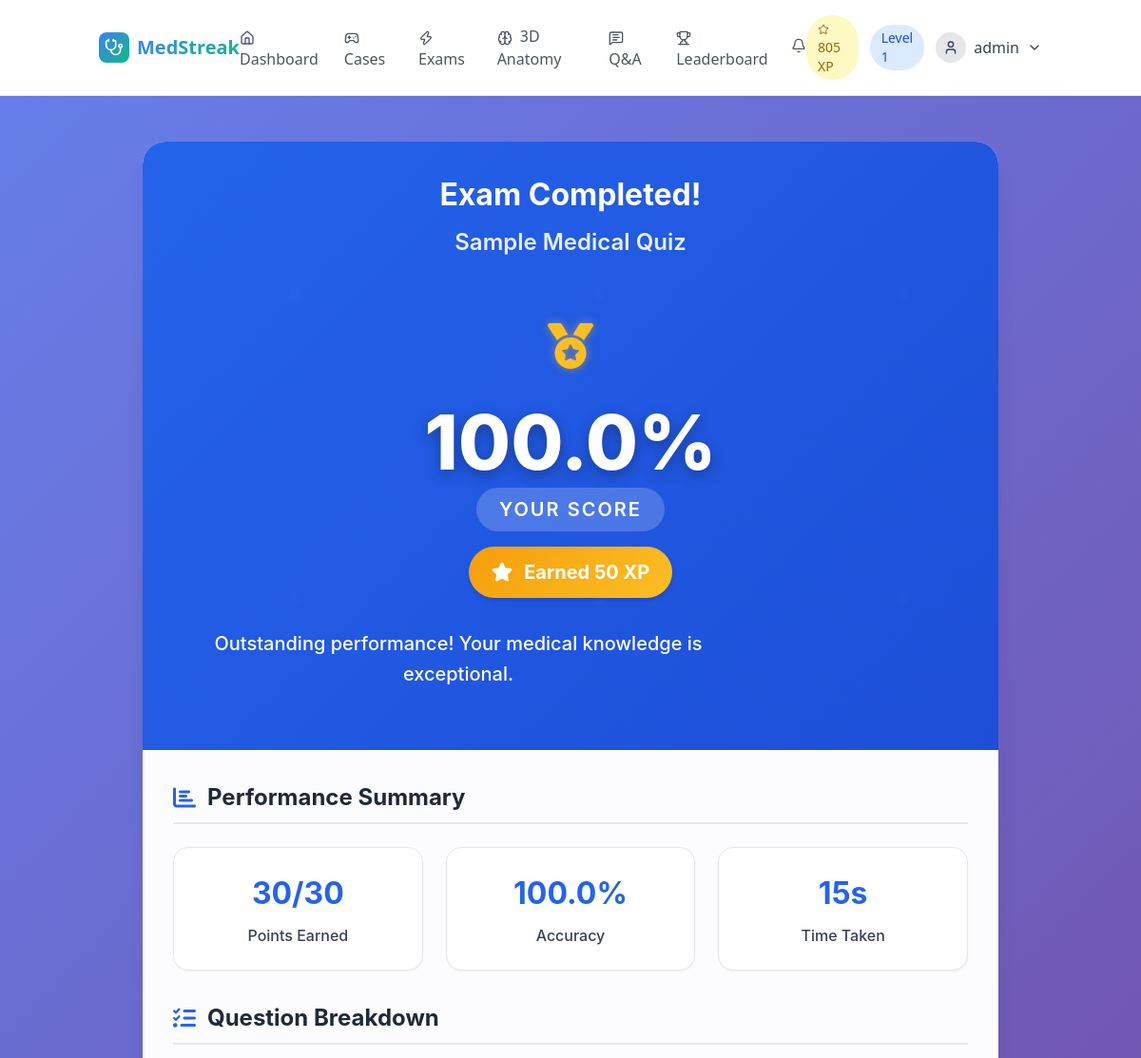
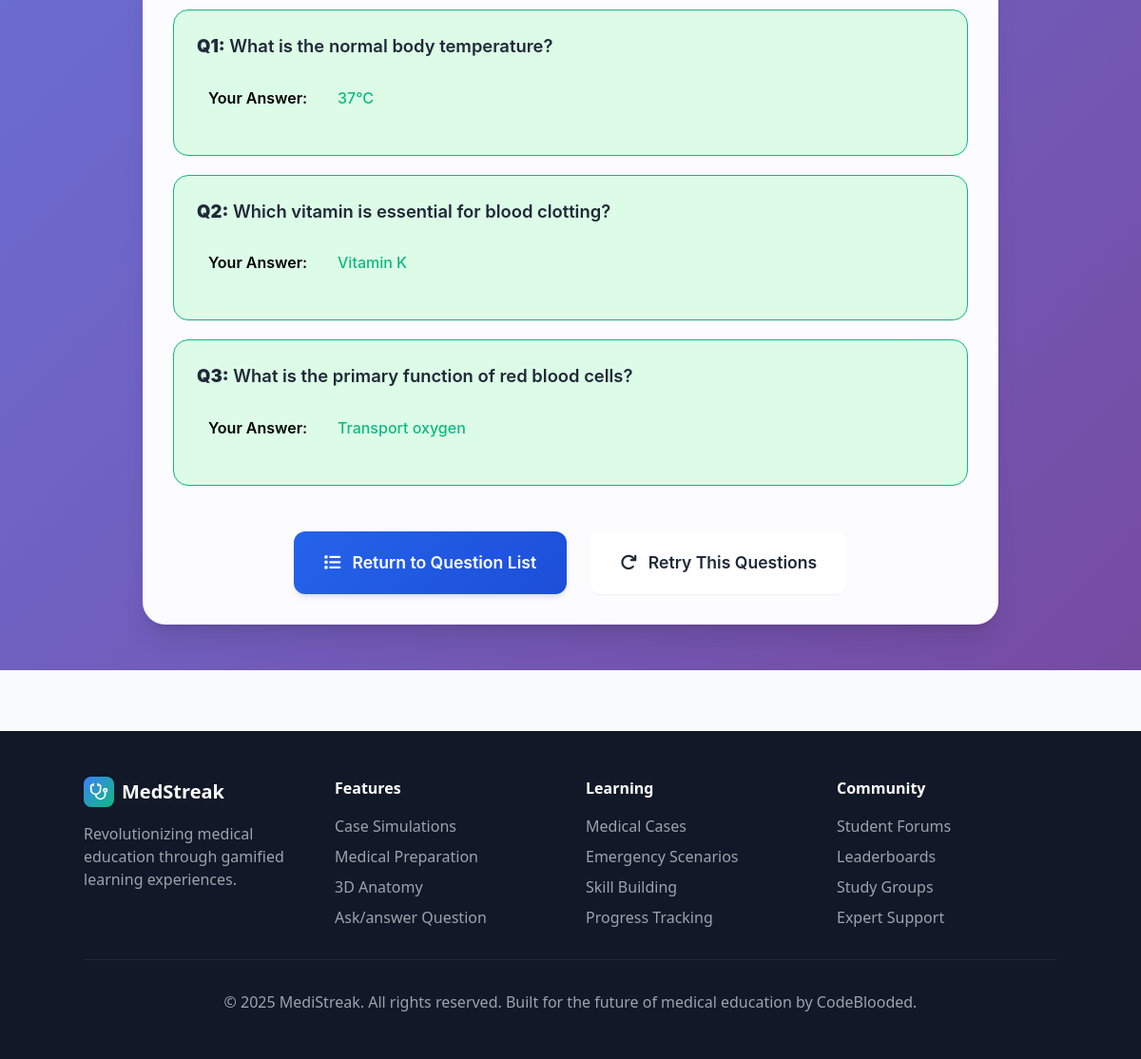
The app's page /quizzes/result/8/ (signed in) with its own data (2 pictures, top to bottom).
### core/models.py (models this page shows, shortened)
class StudentProfile(models.Model):
    YEAR_CHOICES = [
        ('1', 'First Year'),
        ('2', 'Second Year'),
        ('3', 'Third Year'),
        ('4', 'Fourth Year'),
        ('resident', 'Resident'),
        ('other', 'Other'),
    ]
    SPECIALIZATION_CHOICES = [
        ('general', 'General Medicine'),
        ('cardiology', 'Cardiology'),
        ('neurology', 'Neurology'),
        ('pediatrics', 'Pediatrics'),
        ('surgery', 'Surgery'),
        ('psychiatry', 'Psychiatry'),
        ('emergency', 'Emergency Medicine'),
        ('radiology', 'Radiology'),
        ('pathology', 'Pathology'),
        ('other', 'Other'),
    ]
    user = models.OneToOneField(User, on_delete=models.CASCADE)
    student_id =  models.CharField(max_length=100, unique=True, default=generate_student_id)
    university = models.CharField(max_length=200, blank=True)
    year_of_study = models.CharField(max_length=10, choices=YEAR_CHOICES, default='1')
    specialization = models.CharField(max_length=20, choices=SPECIALIZATION_CHOICES, default='general')
    total_xp = models.IntegerField(default=0)
    level = models.IntegerField(default=1)
    current_streak = models.IntegerField(default=0)
    longest_streak = models.IntegerField(default=0)
    last_activity = models.DateTimeField(default=timezone.now)
    cases_completed = models.IntegerField(default=0)
    quiz_accuracy = models.FloatField(default=0.0)
    total_study_time = models.IntegerField(default=0)  # in minutes
    timed_challenges_completed = models.IntegerField(default=0)
    is_profile_complete = models.BooleanField(default=False)
    email_notifications = models.BooleanField(default=True)
    public_profile = models.BooleanField(default=True)
    created_at = models.DateTimeField(auto_now_add=True)
    updated_at = models.DateTimeField(auto_now=True)

### quizzes/models.py (models this page shows, shortened)
class QuizAttempt(models.Model):
    user = models.ForeignKey(User, on_delete=models.CASCADE)
    quiz = models.ForeignKey(Quiz, on_delete=models.CASCADE)
    score = models.IntegerField(default=0)
    max_score = models.IntegerField(default=0)
    time_taken = models.IntegerField(help_text="Time taken in seconds")
    completed_at = models.DateTimeField(auto_now_add=True)
    xp_earned = models.IntegerField(default=0)
    class Meta:
        ordering = ['-completed_at']
    @property
    def percentage(self):
        if self.max_score > 0:
            return round((self.score / self.max_score) * 100, 1)
        return 0

class Quiz(models.Model):
    title = models.CharField(max_length=200)
    description = models.TextField()
    difficulty = models.CharField(max_length=20, choices=[
        ('beginner', 'Beginner'),
        ('intermediate', 'Intermediate'),
        ('advanced', 'Advanced'),
    ])
    time_limit = models.IntegerField(help_text="Time limit in minutes")
    xp_reward = models.IntegerField(default=50)
    created_at = models.DateTimeField(auto_now_add=True)
    updated_at = models.DateTimeField(auto_now=True)

class QuizAnswer(models.Model):
    attempt = models.ForeignKey(QuizAttempt, on_delete=models.CASCADE, related_name='answers')
    question = models.ForeignKey(Question, on_delete=models.CASCADE)
    selected_choice = models.ForeignKey(Choice, on_delete=models.CASCADE)
    is_correct = models.BooleanField(default=False)
    time_taken = models.IntegerField(help_text="Time taken for this question in seconds")

class Question(models.Model):
    quiz = models.ForeignKey(Quiz, on_delete=models.CASCADE, related_name='questions')
    question_text = models.TextField()
    explanation = models.TextField(blank=True)
    points = models.IntegerField(default=10)
    order = models.IntegerField(default=0)
    class Meta:
        ordering = ['order']

class Choice(models.Model):
    question = models.ForeignKey(Question, on_delete=models.CASCADE, related_name='choices')
    choice_text = models.CharField(max_length=500)
    label = models.CharField(max_length=1)
    is_correct = models.BooleanField(default=False)
    order = models.IntegerField(default=0)
    class Meta:
        ordering = ['order']

### quizzes/views.py (the view)
# urls.py: path('result/<int:attempt_id>/', views.quiz_result, name='quiz_result'),
@login_required
def quiz_result(request, attempt_id):
    attempt = get_object_or_404(QuizAttempt, id=attempt_id, user=request.user)
    answers = attempt.answers.select_related('question', 'selected_choice').all()
    context = {
        'attempt': attempt,
        'answers': answers,
    }
    return render(request, 'quizzes/quiz_result.html', context)

### ai_checker/context_processors.py (called while the page is built)
def notification_count(request):
    if request.user.is_authenticated:
        unread_count = Notification.objects.filter(
            recipient=request.user,
            is_read=False
        ).count()
        return {'unread_notification_count': unread_count}
    return {'unread_notification_count': 0}

### templates/quizzes/quiz_result.html (shortened to what this page needs)
{% extends 'base.html' %}
{% load static %}
{% block content %}
<div class="result-container">
    <div class="result-card">
        <div class="result-header">
            <h1 class="result-title">Exam Completed!</h1>
            <div class="quiz-title">{{ attempt.quiz.title }}</div>
            <div class="score-display">
                <div class="medal">
                    <i class="fas fa-medal"></i>
                </div>
                <div class="score-value">{{ attempt.percentage }}%</div>
                <div class="score-label">Your Score</div>
                <div class="xp-badge">
                    <i class="fas fa-star"></i>
                    Earned {{ attempt.xp_earned }} XP
                </div>
            </div>
            <div class="performance-message">
                {% if attempt.percentage >= 90 %}
                Outstanding performance! Your medical knowledge is exceptional.
                {% elif attempt.percentage >= 75 %}
                Great job! You've demonstrated strong medical knowledge.
                {% elif attempt.percentage >= 60 %}
                Good effort! Review the explanations to improve next time.
                {% else %}
                Keep learning! Review the material and try again to improve.
                {% endif %}
            </div>
        </div>
        <div class="result-body">
            <h2 class="section-title">
                <i class="fas fa-chart-bar"></i> Performance Summary
            </h2>
            <div class="summary-grid">
                <div class="summary-card">
                    <div class="summary-value">{{ attempt.score }}/{{ attempt.max_score }}</div>
                    <div class="summary-label">Points Earned</div>
                </div>
                <div class="summary-card">
                    <div class="summary-value">{{ attempt.percentage }}%</div>
                    <div class="summary-label">Accuracy</div>
                </div>
                <div class="summary-card">
                    <div class="summary-value">{{ attempt.time_taken }}s</div>
                    <div class="summary-label">Time Taken</div>
                </div>
            </div>
            <h2 class="section-title">
                <i class="fas fa-list-check"></i> Question Breakdown
            </h2>
            {% for answer in answers %}
            <div class="answer-item {% if answer.is_correct %}correct{% else %}incorrect{% endif %}">
                <div class="question-text">
                    <strong>Q{{ forloop.counter }}:</strong> {{ answer.question.question_text }}
                </div>
                <div class="answer-row">
                    <div class="answer-label">Your Answer:</div>
                    <div class="user-answer {% if answer.is_correct %}correct{% else %}incorrect{% endif %}">
                        {{ answer.selected_choice.choice_text }}
                    </div>
                </div>
            </div>
            {% endfor %}
            <div class="action-buttons">
                <a href="{% url 'quizzes:quiz_list' %}" class="btn-action btn-primary">
                    <i class="fas fa-list"></i> Return to Question List
                </a>
                <a href="{% url 'quizzes:take_quiz' quiz_id=attempt.quiz.id %}" class="btn-action btn-secondary">
                   <i class="fas fa-redo"></i> Retry This Questions
                </a>
            </div>
        </div>
    </div>
</div>
{% endblock %}

### templates/base.html (shortened to what this page needs)
<!DOCTYPE html>
<html lang="en">
<head>
    <script src="https://cdn.tailwindcss.com"></script>
</head>
<body class="bg-gray-50">
    <header class="bg-white border-b sticky top-0 z-50 shadow-sm">
        <div class="container mx-auto px-4 py-4 flex items-center justify-between">
            <a href="{% url 'home' %}" class="flex items-center space-x-2">
                <div class="w-8 h-8 gradient-bg rounded-lg flex items-center justify-center">
                    <i data-lucide="stethoscope" class="w-5 h-5 text-white"></i>
                </div>
                <span class="text-xl font-bold gradient-text">MedStreak</span>
            </a>
            <nav class="hidden md:flex items-center space-x-6">
                {% if user.is_authenticated %}
                    <a href="{% url 'dashboard' %}" class="text-gray-600 hover:text-blue-600 transition-colors {% if request.resolver_match.url_name == 'dashboard' %}text-blue-600 font-medium{% endif %}">
                        <i data-lucide="home" class="w-4 h-4 inline mr-1"></i>
                        Dashboard
                    </a>
                    <a href="{% url 'case_list' %}" class="text-gray-600 hover:text-blue-600 transition-colors">
                        <i data-lucide="gamepad-2" class="w-4 h-4 inline mr-1"></i>
                        Cases
                    </a>
                    <a href="{% url 'quizzes:quiz_list' %}" class="text-gray-600 hover:text-blue-600 transition-colors">
                        <i data-lucide="zap" class="w-4 h-4 inline mr-1"></i>
                        Exams
                    </a>
                    <a href="{% url 'anatomy_explorer' %}" class="text-gray-600 hover:text-blue-600 transition-colors">
                        <i data-lucide="brain" class="w-4 h-4 inline mr-1"></i>
                        3D Anatomy
                    </a>
                    <a href="{% url 'ai_checker:question_feed' %}" class="text-gray-600 hover:text-blue-600 transition-colors">
                    <i data-lucide="message-square-text" class="w-4 h-4 inline mr-1"></i>
                       Q&A
                    </a>
                    <a href="{% url 'leaderboard' %}" class="text-gray-600 hover:text-blue-600 transition-colors">
                        <i data-lucide="trophy" class="w-4 h-4 inline mr-1"></i>
                        Leaderboard
                    </a>
                    <div class="relative" id="notification-dropdown">
                        <button class="text-gray-600 hover:text-blue-600 transition-colors relative inline-flex items-center focus:outline-none" onclick="toggleNotificationDropdown()">
                            <i data-lucide="bell" class="w-4 h-4"></i>
                        </button>
                    </div>
                {% endif %}
            </nav>
            <div class="flex items-center space-x-4">
                {% if user.is_authenticated %}
                    <div class="flex items-center space-x-3">
                        <div class="bg-yellow-100 text-yellow-700 px-3 py-1 rounded-full text-sm font-medium">
                            <i data-lucide="star" class="w-3 h-3 inline mr-1"></i>
                            {{ user.studentprofile.total_xp }} XP
                        </div>
                        <div class="bg-blue-100 text-blue-700 px-3 py-1 rounded-full text-sm font-medium">
                            Level {{ user.studentprofile.level }}
                        </div>
                        <div class="relative group">
                            <button class="flex items-center space-x-2 text-gray-700 hover:text-blue-600 transition-colors">
                                <div class="w-8 h-8 bg-gray-200 rounded-full flex items-center justify-center">
                                    <i data-lucide="user" class="w-4 h-4"></i>
                                </div>
                                <span class="hidden sm:block">{{ user.first_name|default:user.username }}</span>
                                <i data-lucide="chevron-down" class="w-4 h-4"></i>
                            </button>
                        </div>
                    </div>
                {% endif %}
            </div>
        </div>
    </header>
    <main>
        {% block content %}{% endblock %}
    </main>
    <footer class="bg-gray-900 text-white py-12 px-4 mt-16">
        <div class="container mx-auto">
            <div class="grid md:grid-cols-4 gap-8">
                <div>
                    <div class="flex items-center space-x-2 mb-4">
                        <div class="w-8 h-8 gradient-bg rounded-lg flex items-center justify-center">
                            <i data-lucide="stethoscope" class="w-5 h-5 text-white"></i>
                        </div>
                        <span class="text-xl font-bold">MedStreak</span>
                    </div>
                    <p class="text-gray-400">Revolutionizing medical education through gamified learning experiences.</p>
                </div>
                <div>
                    <h4 class="font-semibold mb-4">Features</h4>
                    <ul class="space-y-2 text-gray-400">
                        <li>Case Simulations</li>
                        <li>Medical Preparation</li>
                        <li>3D Anatomy</li>
                        <li>Ask/answer Question</li>
                    </ul>
                </div>
                <div>
                    <h4 class="font-semibold mb-4">Learning</h4>
                    <ul class="space-y-2 text-gray-400">
                        <li>Medical Cases</li>
                        <li>Emergency Scenarios</li>
                        <li>Skill Building</li>
                        <li>Progress Tracking</li>
                    </ul>
                </div>
                <div>
                    <h4 class="font-semibold mb-4">Community</h4>
                    <ul class="space-y-2 text-gray-400">
                        <li>Student Forums</li>
                        <li>Leaderboards</li>
                        <li>Study Groups</li>
                        <li>Expert Support</li>
                    </ul>
                </div>
            </div>
            <div class="border-t border-gray-800 mt-8 pt-8 text-center text-gray-400">
                <p>&copy; 2025 MediStreak. All rights reserved. Built for the future of medical education by CodeBlooded.</p>
            </div>
        </div>
    </footer>
</body>
</html>

### templates/base.html (style rules this page uses)
.gradient-bg { background: linear-gradient(135deg, #3b82f6 0%, #10b981 100%); }
.gradient-text { background: linear-gradient(135deg, #3b82f6 0%, #10b981 100%); -webkit-background-clip: text; -webkit-text-fill-color: transparent; background-clip: text; }

### records on screen
QuizAttempt: quiz "Sample Medical Quiz", percentage "100.0", xp_earned "50", score "30", max_score "30", time_taken "15"
QuizAnswer: question.question_text "What is the normal body temperature?", selected_choice.choice_text "37°C"
QuizAnswer: question.question_text "Which vitamin is essential for blood clotting?", selected_choice.choice_text "Vitamin K"
QuizAnswer: question.question_text "What is the primary function of red blood cells?", selected_choice.choice_text "Transport oxygen"

### other values on screen
{{ user.studentprofile.total_xp }} "805"
{{ user.studentprofile.level }} "1"
{{ user.first_name|default:user.username }} "admin"
